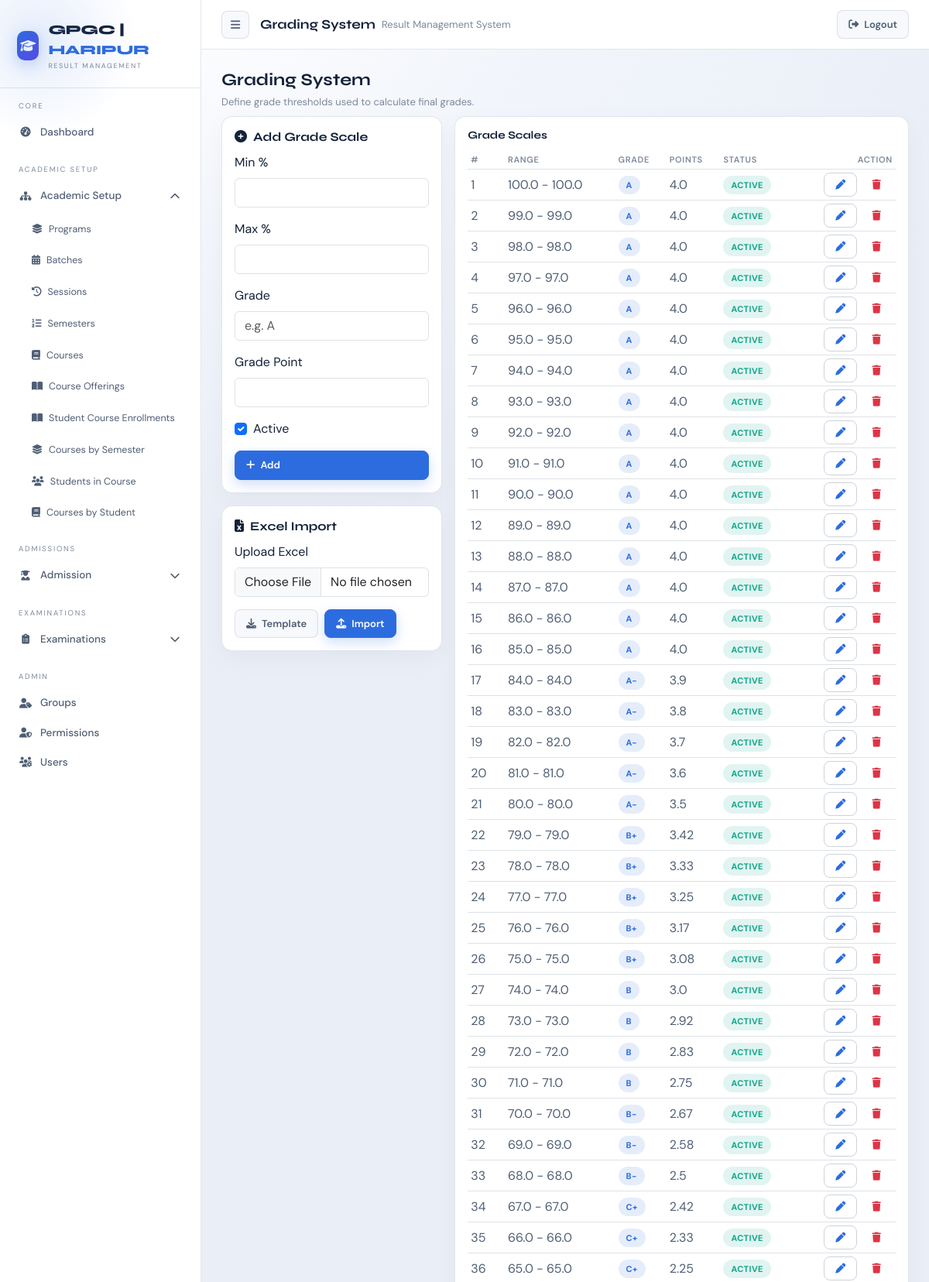
Page /exams/grading/ (signed in, upper part) on the committed database.
### exams/models.py (models this page shows, shortened)
class GradeScale(models.Model):
    min_percentage = models.FloatField()
    max_percentage = models.FloatField()
    grade = models.CharField(max_length=5)
    grade_point = models.FloatField()
    is_active = models.BooleanField(default=True)
    class Meta:
        ordering = ["-min_percentage"]

### exams/views.py (the view)
# urls.py: path("grading/", views.grading_system_view, name="grading_system"),
@login_required(login_url="accounts:login_page")
@never_cache
def grading_system_view(request):
    deny = _require_exam_read(request)
    if deny:
        return deny
    if request.method == "POST":
        action = request.POST.get("action") or "add_one"
        if action == "bulk_add":
            if not can(request.user, "EXAMS", "update"):
                return redirect("exams:grading_system")
            row_count_raw = request.POST.get("row_count") or "0"
            try:
                row_count = int(row_count_raw)
            except ValueError:
                row_count = 0
            rows = []
            errors = []
            for i in range(1, row_count + 1):
                row_errors = []
                min_val = request.POST.get(f"min_percentage_{i}")
                max_val = request.POST.get(f"max_percentage_{i}")
                grade = (request.POST.get(f"grade_{i}") or "").strip()
                grade_point = request.POST.get(f"grade_point_{i}")
                is_active = request.POST.get(f"is_active_{i}")
                if not any([min_val, max_val, grade, grade_point, is_active]):
                    continue
                min_num = _parse_float(min_val, "Min %", i, row_errors, min_val=0, max_val=100)
                max_num = _parse_float(max_val, "Max %", i, row_errors, min_val=0, max_val=100)
                gp_num = _parse_float(grade_point, "Grade Point", i, row_errors, min_val=0, max_val=4)
                if grade == "":
                    row_errors.append(f"Row {i}: Grade is required.")
                if min_num is not None and max_num is not None and min_num > max_num:
                    row_errors.append(f"Row {i}: Min % cannot be greater than Max %.")
                if row_errors:
                    errors.extend(row_errors)
                    continue
                rows.append({
                    "min_percentage": min_num,
                    "max_percentage": max_num,
                    "grade": grade,
                    "grade_point": gp_num,
                    "is_active": _parse_bool(is_active),
                })
            if not rows and not errors:
                messages.error(request, "No rows to add.")
                return redirect("exams:grading_system")
            if errors:
                for msg in errors[:10]:
                    messages.error(request, msg)
                if len(errors) > 10:
                    messages.error(request, f"{len(errors) - 10} more errors not shown.")
                return redirect("exams:grading_system")
            with transaction.atomic():
                created = _save_grade_scale_rows(rows)
            messages.success(request, f"Added {created} grade scale rows.")
            return redirect("exams:grading_system")
        form = GradeScaleForm(request.POST)
        if form.is_valid():
            form.save()
            messages.success(request, "Grade scale added.")
            return redirect("exams:grading_system")
    else:
        form = GradeScaleForm()
    scales = GradeScale.objects.all()
    return render(request, "exams/grading_system.html", {"form": form, "scales": scales})

### exams/forms.py
class GradeScaleForm(forms.ModelForm):
    class Meta:
        model = GradeScale
        fields = ["min_percentage", "max_percentage", "grade", "grade_point", "is_active"]
        labels = {
            "min_percentage": "Min %",
            "max_percentage": "Max %",
            "grade": "Grade",
            "grade_point": "Grade Point",
            "is_active": "Active",
        }
        widgets = {
            "min_percentage": forms.NumberInput(attrs={"class": "form-control", "min": 0, "max": 100, "step": "0.01"}),
            "max_percentage": forms.NumberInput(attrs={"class": "form-control", "min": 0, "max": 100, "step": "0.01"}),
            "grade": forms.TextInput(attrs={"class": "form-control", "placeholder": "e.g. A"}),
            "grade_point": forms.NumberInput(attrs={"class": "form-control", "min": 0, "max": 4, "step": "0.01"}),
            "is_active": forms.CheckboxInput(attrs={"class": "form-check-input"}),
        }

### accounts/models.py (called while the page is built)
    def in_group(self, name):
        return self.groups.filter(name=name).exists()

    def is_exam_officer(self):
        return self.in_group("EXAM_OFFICER")

    def is_student(self):
        return self.in_group("STUDENT")

### accounts/permissions.py (called while the page is built)
def perm_codename(module, action):
    mapping = MODULE_PERMS.get(module)
    if not mapping:
        return None
    app_label, model = mapping
    action_code = ACTION_TO_CODENAME.get(action)
    if not action_code:
        return None
    return app_label, f"{action_code}_{model}"

def can(user, module, action):
    code = perm_codename(module, action)
    if not code:
        return False
    app_label, codename = code
    return user.has_perm(f"{app_label}.{codename}")

### accounts/templatetags/permissions_tags.py (called while the page is built)
@register.simple_tag
def can(user, module, action):
    return can_check(user, module, action)

### exams/views.py (called while the page is built)
def _require_exam_read(request):
    if not can(request.user, "EXAMS", "read"):
        return redirect("accounts:dashboard")
    return None

### templates/exams/grading_system.html (shortened to what this page needs)
{% extends "dashboard/layout.html" %}
{% block topbar_display %}Grading System{% endblock %}
{% block dashboard_content %}
<div class="rms-page-head">
    <h2>Grading System</h2>
    <p>Define grade thresholds used to calculate final grades.</p>
</div>
<div class="row g-3">
    <div class="col-lg-4">
        <div class="rms-card">
            <div class="section-head">
                <h3><i class="fas fa-plus-circle me-2"></i>Add Grade Scale</h3>
            </div>
            <form method="post">
                <div class="mb-3">
                    <label class="form-label" for="{{ form.min_percentage.id_for_label }}">{{ form.min_percentage.label }}</label>
                    {{ form.min_percentage }}
                </div>
                <div class="mb-3">
                    <label class="form-label" for="{{ form.max_percentage.id_for_label }}">{{ form.max_percentage.label }}</label>
                    {{ form.max_percentage }}
                </div>
                <div class="mb-3">
                    <label class="form-label" for="{{ form.grade.id_for_label }}">{{ form.grade.label }}</label>
                    {{ form.grade }}
                </div>
                <div class="mb-3">
                    <label class="form-label" for="{{ form.grade_point.id_for_label }}">{{ form.grade_point.label }}</label>
                    {{ form.grade_point }}
                </div>
                <div class="mb-3 form-check">
                    {{ form.is_active }}
                    <label class="form-check-label" for="{{ form.is_active.id_for_label }}">{{ form.is_active.label }}</label>
                </div>
                <button type="submit" class="btn btn-primary w-100">
                    <i class="fas fa-plus"></i> Add
                </button>
            </form>
        </div>
        <div class="rms-card mt-3">
            <div class="section-head">
                <h3><i class="fas fa-file-excel me-2"></i>Excel Import</h3>
            </div>
            <form method="post" enctype="multipart/form-data" action="{% url 'exams:grade_scale_import' %}">
                <div class="mb-3">
                    <label class="form-label">Upload Excel</label>
                    <input class="form-control" type="file" name="excel_file" accept=".xlsx,.xls">
                </div>
                <div class="d-flex gap-2">
                    <a class="btn btn-ghost" href="{% url 'exams:grade_scale_template' %}">
                        <i class="fas fa-download"></i> Template
                    </a>
                    <button type="submit" class="btn btn-primary">
                        <i class="fas fa-upload"></i> Import
                    </button>
                </div>
            </form>
        </div>
    </div>
    <div class="col-lg-8">
        <div class="rms-card">
            <div class="rms-section-title">
                <h5>Grade Scales</h5>
            </div>
            <div class="rms-table-wrap">
                <table class="table table-sm align-middle rms-table mb-0">
                    <thead>
                        <tr>
                            <th>#</th>
                            <th>Range</th>
                            <th>Grade</th>
                            <th>Points</th>
                            <th>Status</th>
                            <th class="text-end">Action</th>
                        </tr>
                    </thead>
                    <tbody>
                        {% for g in scales %}
                        <tr>
                            <td>{{ forloop.counter }}</td>
                            <td>{{ g.min_percentage }} - {{ g.max_percentage }}</td>
                            <td><span class="chip blue">{{ g.grade }}</span></td>
                            <td>{{ g.grade_point }}</td>
                            <td>
                                {% if g.is_active %}
                                <span class="chip green">Active</span>
                                {% else %}
                                <span class="chip red">Inactive</span>
                                {% endif %}
                            </td>
                            <td class="text-end">
                                <a class="btn btn-sm btn-outline-primary" href="{% url 'exams:edit_grade_scale' g.pk %}">
                                    <i class="fas fa-pen"></i>
                                </a>
                                <a class="btn btn-sm btn-outline-danger" href="{% url 'exams:delete_grade_scale' g.pk %}">
                                    <i class="fas fa-trash"></i>
                                </a>
                            </td>
                        </tr>
                        {% endfor %}
                    </tbody>
                </table>
            </div>
        </div>
    </div>
</div>
{% endblock %}

### static/css/base.css (style rules this page uses)
:root { --bg: #f4f6fb; --bg2: #eef2f8; --bg3: #ffffff; --surface: #ffffff; --surface2: #f7f9fc; --border: rgba(30, 52, 92, 0.12); --border2: rgba(30, 52, 92, 0.22); --accent: #2d6cdf; --accent2: #5b46e5; --accent3: #0ea68a; --accent4: #e05656; --accent5: #f0b54a; --text: #14223a; --text2: #4f5e74; --text3: #7c889c; --glow: rgba(45, 108, 223, 0.14); --glow2: rgba(91, 70, 229, 0.1); --radius: 14px; --radius-sm: 8px; --sidebar-w: 260px; }
*, *::before, *::after { box-sizing: border-box; }
html { scroll-behavior: smooth; }
body.rms-body { font-family: "DM Sans", sans-serif; color: var(--text); background: radial-gradient(1200px 700px at 12% 0%, #ffffff 0%, #f2f5fb 45%, #e9eef7 100%); min-height: 100vh; }
.rms-page-head { display: grid; gap: 6px; margin-bottom: 8px; }
.rms-page-head h2 { margin: 0; font-family: "Syne", sans-serif; font-size: 22px; font-weight: 700; }
.rms-page-head p { margin: 0; color: var(--text3); font-size: 13px; }
.rms-card { background: var(--surface); border: 1px solid var(--border); border-radius: var(--radius); padding: 16px; box-shadow: 0 10px 30px rgba(16, 24, 40, 0.04); }
.section-head { display: flex; justify-content: space-between; align-items: center; margin-bottom: 12px; }
.section-head h3 { margin: 0; font-family: "Syne", sans-serif; font-size: 16px; font-weight: 700; }
.rms-section-title { display: flex; justify-content: space-between; align-items: center; margin-bottom: 10px; }
.rms-section-title h5, .rms-section-title h6 { margin: 0; font-family: "Syne", sans-serif; font-size: 14px; font-weight: 700; }
.rms-table thead { background: var(--bg2); }
.rms-table th { font-size: 11px; text-transform: uppercase; letter-spacing: 0.7px; color: var(--text3); font-weight: 600; }
.rms-table td { color: var(--text2); }
.chip { display: inline-flex; align-items: center; gap: 6px; padding: 4px 10px; border-radius: 999px; font-size: 11px; font-weight: 700; letter-spacing: 0.4px; text-transform: uppercase; }
.chip.green { background: rgba(14, 166, 138, 0.12); color: var(--accent3); }
.chip.blue { background: rgba(45, 108, 223, 0.12); color: var(--accent); }
.rms-table-wrap { overflow-x: auto; }
.btn { display: inline-flex; align-items: center; gap: 7px; padding: 8px 14px; border-radius: var(--radius-sm); font-size: 13px; font-weight: 600; font-family: inherit; cursor: pointer; border: 1px solid transparent; }
.btn-primary { background: var(--accent); border-color: var(--accent); box-shadow: 0 6px 16px rgba(45, 108, 223, 0.22); }
.btn-outline-primary { color: var(--accent); border-color: var(--border2); }
.btn-ghost { background: var(--surface2); color: var(--text2); border: 1px solid var(--border); }

### rows in the picture
GradeScale: min_percentage "100.0", max_percentage "100.0", grade "A", grade_point "4.0", is_active "ACTIVE"
GradeScale: min_percentage "99.0", max_percentage "99.0", grade "A", grade_point "4.0", is_active "ACTIVE"
GradeScale: min_percentage "98.0", max_percentage "98.0", grade "A", grade_point "4.0", is_active "ACTIVE"
GradeScale: min_percentage "97.0", max_percentage "97.0", grade "A", grade_point "4.0", is_active "ACTIVE"
GradeScale: min_percentage "96.0", max_percentage "96.0", grade "A", grade_point "4.0", is_active "ACTIVE"
GradeScale: min_percentage "95.0", max_percentage "95.0", grade "A", grade_point "4.0", is_active "ACTIVE"
GradeScale: min_percentage "94.0", max_percentage "94.0", grade "A", grade_point "4.0", is_active "ACTIVE"
GradeScale: min_percentage "93.0", max_percentage "93.0", grade "A", grade_point "4.0", is_active "ACTIVE"
GradeScale: min_percentage "92.0", max_percentage "92.0", grade "A", grade_point "4.0", is_active "ACTIVE"
GradeScale: min_percentage "91.0", max_percentage "91.0", grade "A", grade_point "4.0", is_active "ACTIVE"
GradeScale: min_percentage "90.0", max_percentage "90.0", grade "A", grade_point "4.0", is_active "ACTIVE"
GradeScale: min_percentage "89.0", max_percentage "89.0", grade "A", grade_point "4.0", is_active "ACTIVE"
GradeScale: min_percentage "88.0", max_percentage "88.0", grade "A", grade_point "4.0", is_active "ACTIVE"
GradeScale: min_percentage "87.0", max_percentage "87.0", grade "A", grade_point "4.0", is_active "ACTIVE"
GradeScale: min_percentage "86.0", max_percentage "86.0", grade "A", grade_point "4.0", is_active "ACTIVE"
GradeScale: min_percentage "85.0", max_percentage "85.0", grade "A", grade_point "4.0", is_active "ACTIVE"
GradeScale: min_percentage "84.0", max_percentage "84.0", grade "A-", grade_point "3.9", is_active "ACTIVE"
GradeScale: min_percentage "83.0", max_percentage "83.0", grade "A-", grade_point "3.8", is_active "ACTIVE"
GradeScale: min_percentage "82.0", max_percentage "82.0", grade "A-", grade_point "3.7", is_active "ACTIVE"
GradeScale: min_percentage "81.0", max_percentage "81.0", grade "A-", grade_point "3.6", is_active "ACTIVE"
GradeScale: min_percentage "80.0", max_percentage "80.0", grade "A-", grade_point "3.5", is_active "ACTIVE"
GradeScale: min_percentage "79.0", max_percentage "79.0", grade "B+", grade_point "3.42", is_active "ACTIVE"
GradeScale: min_percentage "78.0", max_percentage "78.0", grade "B+", grade_point "3.33", is_active "ACTIVE"
GradeScale: min_percentage "77.0", max_percentage "77.0", grade "B+", grade_point "3.25", is_active "ACTIVE"
GradeScale: min_percentage "76.0", max_percentage "76.0", grade "B+", grade_point "3.17", is_active "ACTIVE"
GradeScale: min_percentage "75.0", max_percentage "75.0", grade "B+", grade_point "3.08", is_active "ACTIVE"
GradeScale: min_percentage "74.0", max_percentage "74.0", grade "B", grade_point "3.0", is_active "ACTIVE"
GradeScale: min_percentage "73.0", max_percentage "73.0", grade "B", grade_point "2.92", is_active "ACTIVE"
GradeScale: min_percentage "72.0", max_percentage "72.0", grade "B", grade_point "2.83", is_active "ACTIVE"
GradeScale: min_percentage "71.0", max_percentage "71.0", grade "B", grade_point "2.75", is_active "ACTIVE"
GradeScale: min_percentage "70.0", max_percentage "70.0", grade "B-", grade_point "2.67", is_active "ACTIVE"
GradeScale: min_percentage "69.0", max_percentage "69.0", grade "B-", grade_point "2.58", is_active "ACTIVE"
GradeScale: min_percentage "68.0", max_percentage "68.0", grade "B-", grade_point "2.5", is_active "ACTIVE"
GradeScale: min_percentage "67.0", max_percentage "67.0", grade "C+", grade_point "2.42", is_active "ACTIVE"
GradeScale: min_percentage "66.0", max_percentage "66.0", grade "C+", grade_point "2.33", is_active "ACTIVE"
GradeScale: min_percentage "65.0", max_percentage "65.0", grade "C+", grade_point "2.25", is_active "ACTIVE"
